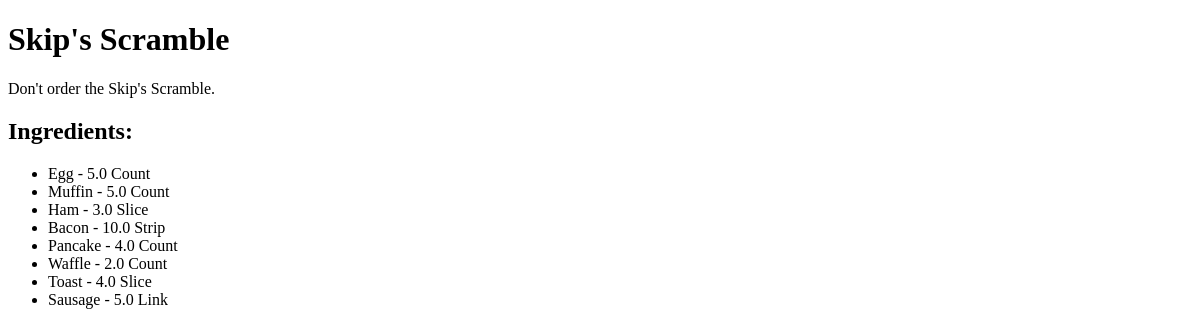
/recipes/recipe_detail/2/, run on an earlier commit of the app's database.
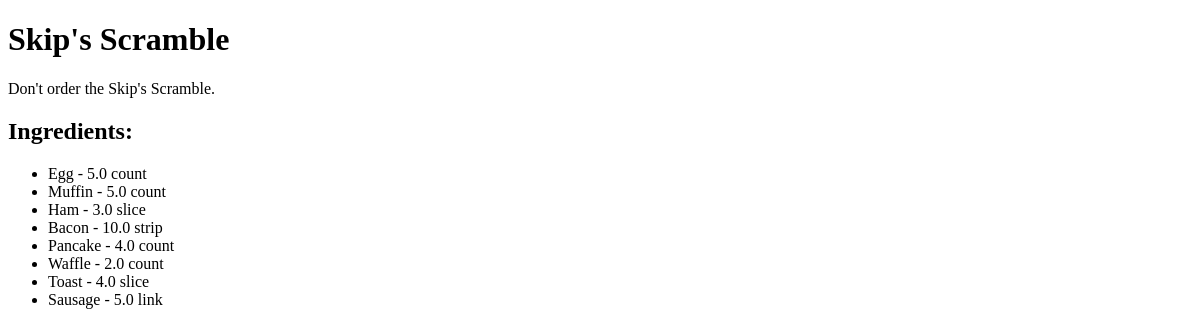
And on a later commit of the database.
### recipe_app/models.py (models this page shows, shortened)
class Recipe(models.Model):
    title = models.CharField(max_length=200)
    ingredients = models.ManyToManyField(
        'Ingredient', through='RecipeIngredient')
    description = models.TextField(default='')

class RecipeIngredient(models.Model):
    recipe = models.ForeignKey(Recipe, on_delete=models.CASCADE)
    ingredient = models.ForeignKey(Ingredient, on_delete=models.CASCADE)
    unit = models.CharField(max_length=50)
    amount = models.FloatField(default=0.0)

class Ingredient(models.Model):
    name = models.CharField(max_length=200)

### recipe_app/views.py (the view)
# urls.py: path('recipe_detail/<int:recipe_id>/',
def recipe_detail(request, recipe_id):
    recipe = get_object_or_404(Recipe, id=recipe_id)
    recipe_ingredients = recipe.recipeingredient_set.all()
    return render(request, 'recipe_app/recipe_detail.html', {'recipe': recipe, 'recipe_ingredients': recipe_ingredients})

### recipe_app/templates/recipe_app/recipe_detail.html (shortened to what this page needs)
<!DOCTYPE html>
<html>
<head>
</head>
<body>
    <h1>{{ recipe.title }}</h1>
    <p>{{ recipe.description }}</p>
    <h2>Ingredients:</h2>
    <ul>
        {% for recipe_ingredient in recipe_ingredients %}
        <li>{{ recipe_ingredient.ingredient.name }} - {{ recipe_ingredient.amount }} {{ recipe_ingredient.unit }}</li>
        {% endfor %}
    </ul>
</body>
</html>

What changed in the data, as far as the page shows it:
changed RecipeIngredient "Egg": unit "Count" → "count"
changed RecipeIngredient "Muffin": unit "Count" → "count"
changed RecipeIngredient "Ham": unit "Slice" → "slice"
changed RecipeIngredient "Bacon": unit "Strip" → "strip"
changed RecipeIngredient "Pancake": unit "Count" → "count"
changed RecipeIngredient "Waffle": unit "Count" → "count"
changed RecipeIngredient "Toast": unit "Slice" → "slice"
changed RecipeIngredient "Sausage": unit "Link" → "link"
